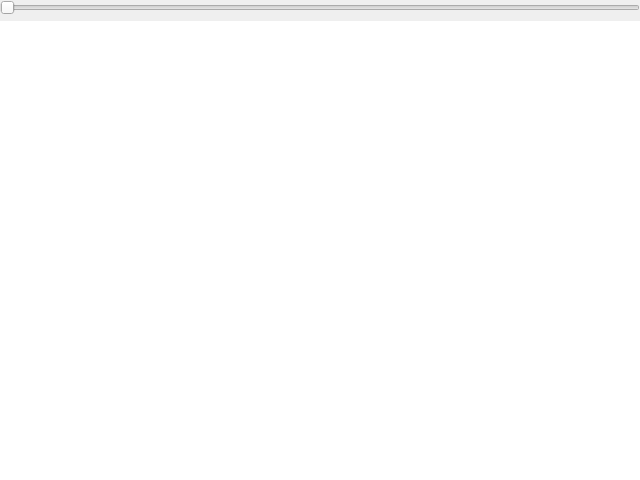
<?xml version="1.0" encoding="UTF-8"?>
<ui version="4.0">
 <class>TextArea</class>
 <widget class="QWidget" name="TextArea">
  <property name="geometry">
   <rect>
    <x>0</x>
    <y>0</y>
    <width>640</width>
    <height>480</height>
   </rect>
  </property>
  <layout class="QVBoxLayout" name="verticalLayout_2">
   <property name="leftMargin">
    <number>0</number>
   </property>
   <property name="topMargin">
    <number>0</number>
   </property>
   <property name="rightMargin">
    <number>0</number>
   </property>
   <property name="bottomMargin">
    <number>0</number>
   </property>
   <item>
    <widget class="SimpleCardWidget" name="fontSizeCard">
     <layout class="QHBoxLayout" name="horizontalLayout_2">
      <property name="spacing">
       <number>0</number>
      </property>
      <property name="leftMargin">
       <number>0</number>
      </property>
      <property name="topMargin">
       <number>0</number>
      </property>
      <property name="rightMargin">
       <number>0</number>
      </property>
      <property name="bottomMargin">
       <number>0</number>
      </property>
      <item>
       <widget class="Slider" name="fontSizeSlider">
        <property name="focusPolicy">
         <enum>Qt::FocusPolicy::NoFocus</enum>
        </property>
        <property name="minimum">
         <number>9</number>
        </property>
        <property name="maximum">
         <number>25</number>
        </property>
        <property name="orientation">
         <enum>Qt::Orientation::Horizontal</enum>
        </property>
       </widget>
      </item>
     </layout>
    </widget>
   </item>
   <item>
    <widget class="SimpleCardWidget" name="contentWidget">
     <layout class="QHBoxLayout" name="contentHLayout">
      <property name="spacing">
       <number>0</number>
      </property>
      <property name="leftMargin">
       <number>0</number>
      </property>
      <property name="topMargin">
       <number>0</number>
      </property>
      <property name="rightMargin">
       <number>0</number>
      </property>
      <property name="bottomMargin">
       <number>0</number>
      </property>
      <item>
       <widget class="TextEdit" name="contentText">
        <property name="focusPolicy">
         <enum>Qt::FocusPolicy::NoFocus</enum>
        </property>
        <property name="frameShape">
         <enum>QFrame::Shape::NoFrame</enum>
        </property>
       </widget>
      </item>
     </layout>
    </widget>
   </item>
  </layout>
 </widget>
 <customwidgets>
  <customwidget>
   <class>Slider</class>
   <extends>QSlider</extends>
   <header>qfluentwidgets</header>
  </customwidget>
  <customwidget>
   <class>TextEdit</class>
   <extends>QTextEdit</extends>
   <header>qfluentwidgets</header>
  </customwidget>
  <customwidget>
   <class>CardWidget</class>
   <extends>QFrame</extends>
   <header>qfluentwidgets</header>
   <container>1</container>
  </customwidget>
  <customwidget>
   <class>SimpleCardWidget</class>
   <extends>CardWidget</extends>
   <header>qfluentwidgets</header>
   <container>1</container>
  </customwidget>
 </customwidgets>
 <resources/>
 <connections/>
</ui>
